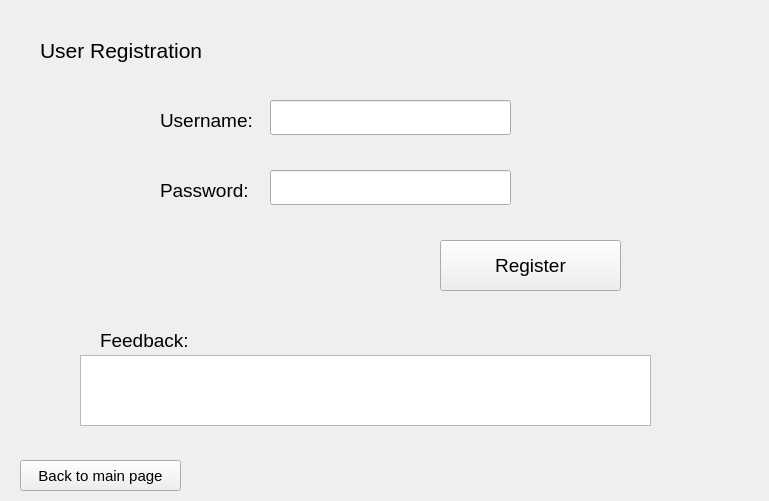
<?xml version="1.0" encoding="UTF-8"?>
<ui version="4.0">
 <class>Register</class>
 <widget class="QWidget" name="Register">
  <property name="geometry">
   <rect>
    <x>0</x>
    <y>0</y>
    <width>769</width>
    <height>501</height>
   </rect>
  </property>
  <property name="windowTitle">
   <string>Form</string>
  </property>
  <widget class="QLabel" name="label">
   <property name="geometry">
    <rect>
     <x>160</x>
     <y>110</y>
     <width>101</width>
     <height>21</height>
    </rect>
   </property>
   <property name="font">
    <font>
     <pointsize>14</pointsize>
    </font>
   </property>
   <property name="text">
    <string>Username:</string>
   </property>
  </widget>
  <widget class="QLabel" name="label_2">
   <property name="geometry">
    <rect>
     <x>160</x>
     <y>180</y>
     <width>101</width>
     <height>21</height>
    </rect>
   </property>
   <property name="font">
    <font>
     <pointsize>14</pointsize>
    </font>
   </property>
   <property name="text">
    <string>Password:</string>
   </property>
  </widget>
  <widget class="QTextBrowser" name="result">
   <property name="geometry">
    <rect>
     <x>80</x>
     <y>355</y>
     <width>571</width>
     <height>71</height>
    </rect>
   </property>
   <property name="font">
    <font>
     <pointsize>13</pointsize>
    </font>
   </property>
  </widget>
  <widget class="QLabel" name="label_3">
   <property name="geometry">
    <rect>
     <x>100</x>
     <y>330</y>
     <width>101</width>
     <height>21</height>
    </rect>
   </property>
   <property name="font">
    <font>
     <pointsize>14</pointsize>
    </font>
   </property>
   <property name="text">
    <string>Feedback:</string>
   </property>
  </widget>
  <widget class="QLineEdit" name="uname">
   <property name="geometry">
    <rect>
     <x>270</x>
     <y>100</y>
     <width>241</width>
     <height>35</height>
    </rect>
   </property>
   <property name="font">
    <font>
     <pointsize>14</pointsize>
    </font>
   </property>
  </widget>
  <widget class="QLineEdit" name="pwd">
   <property name="geometry">
    <rect>
     <x>270</x>
     <y>170</y>
     <width>241</width>
     <height>35</height>
    </rect>
   </property>
   <property name="font">
    <font>
     <pointsize>14</pointsize>
    </font>
   </property>
  </widget>
  <widget class="QPushButton" name="pushButton">
   <property name="geometry">
    <rect>
     <x>440</x>
     <y>240</y>
     <width>181</width>
     <height>51</height>
    </rect>
   </property>
   <property name="font">
    <font>
     <pointsize>14</pointsize>
    </font>
   </property>
   <property name="text">
    <string>Register</string>
   </property>
  </widget>
  <widget class="QLabel" name="label_4">
   <property name="geometry">
    <rect>
     <x>40</x>
     <y>30</y>
     <width>221</width>
     <height>41</height>
    </rect>
   </property>
   <property name="font">
    <font>
     <pointsize>16</pointsize>
    </font>
   </property>
   <property name="text">
    <string>User Registration</string>
   </property>
  </widget>
  <widget class="QPushButton" name="pushButton_2">
   <property name="geometry">
    <rect>
     <x>20</x>
     <y>460</y>
     <width>161</width>
     <height>31</height>
    </rect>
   </property>
   <property name="font">
    <font>
     <pointsize>11</pointsize>
    </font>
   </property>
   <property name="text">
    <string>Back to main page</string>
   </property>
  </widget>
 </widget>
 <resources/>
 <connections/>
</ui>
